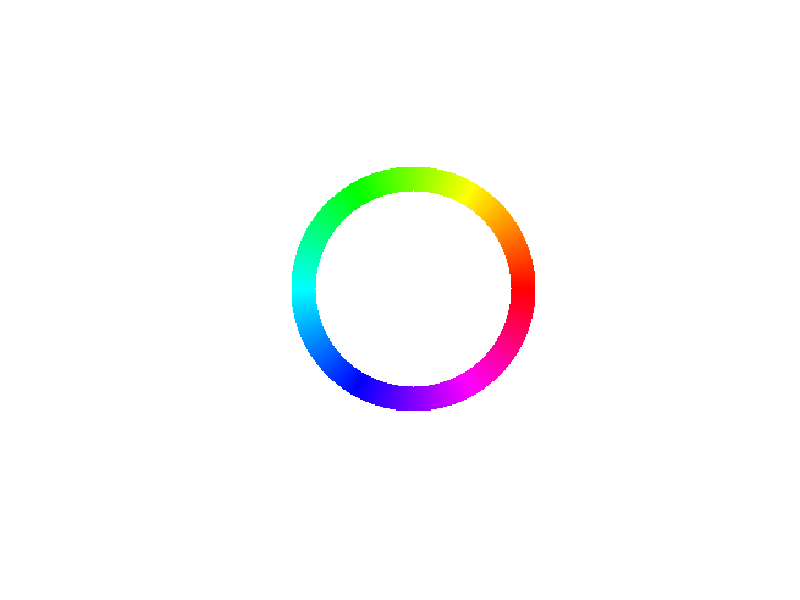

This chart was generated by the following MATLAB code:
%draw a hue wheel
%%  draw hue circle 2

Size = [400,400];
im = ones(Size(1),Size(2),3);
im(:,:,2) = zeros(Size(1),Size(2));
baseVector = [0,1];
center = [floor(Size(1)/2),floor(Size(2)/2)];
radius = round(Size(1)/4);
wheelthick = round(radius/5);

for h = 1:Size(1)
    for w = 1:Size(2)
        pairp = [h,w;center(1),center(2)];
        dist = pdist(pairp,'Euclidean');
        if( dist< radius && dist > radius - wheelthick)
            nowVec = [h-center(1),w-center(2)];
            costheta = dot(nowVec, baseVector)/(norm(baseVector)*norm(nowVec));
            if h < 200 
                theta = acos(costheta);
            else
                theta = 2*pi - acos(costheta);
            end
            im(h,w,1) = theta/(2*pi);
            im(h,w,2) = 1;
                 
        end
    end
end
im = hsv2rgb(im);
figure,
imshow(im);
imwrite(im,'hue_wheel.jpg');


